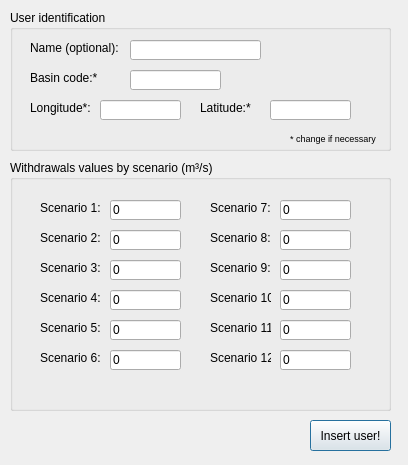
<?xml version="1.0" encoding="UTF-8"?>
<ui version="4.0">
 <class>Widget2</class>
 <widget class="QDialog" name="Widget2">
  <property name="geometry">
   <rect>
    <x>0</x>
    <y>0</y>
    <width>408</width>
    <height>465</height>
   </rect>
  </property>
  <property name="windowTitle">
   <string>Insert point withdrawal</string>
  </property>
  <widget class="QPushButton" name="psh_ins_wit">
   <property name="geometry">
    <rect>
     <x>310</x>
     <y>420</y>
     <width>81</width>
     <height>31</height>
    </rect>
   </property>
   <property name="text">
    <string>Insert user!</string>
   </property>
  </widget>
  <widget class="QGroupBox" name="groupBox">
   <property name="geometry">
    <rect>
     <x>10</x>
     <y>10</y>
     <width>381</width>
     <height>141</height>
    </rect>
   </property>
   <property name="title">
    <string>User identification</string>
   </property>
   <widget class="QLabel" name="label">
    <property name="geometry">
     <rect>
      <x>20</x>
      <y>30</y>
      <width>91</width>
      <height>16</height>
     </rect>
    </property>
    <property name="text">
     <string>Name (optional):</string>
    </property>
   </widget>
   <widget class="QLineEdit" name="lin_name">
    <property name="geometry">
     <rect>
      <x>120</x>
      <y>30</y>
      <width>131</width>
      <height>20</height>
     </rect>
    </property>
   </widget>
   <widget class="QLabel" name="label_2">
    <property name="geometry">
     <rect>
      <x>20</x>
      <y>60</y>
      <width>91</width>
      <height>16</height>
     </rect>
    </property>
    <property name="text">
     <string>Basin code:*</string>
    </property>
   </widget>
   <widget class="QLineEdit" name="lin_codbas">
    <property name="geometry">
     <rect>
      <x>120</x>
      <y>60</y>
      <width>91</width>
      <height>20</height>
     </rect>
    </property>
   </widget>
   <widget class="QLabel" name="label_3">
    <property name="geometry">
     <rect>
      <x>280</x>
      <y>120</y>
      <width>91</width>
      <height>16</height>
     </rect>
    </property>
    <property name="font">
     <font>
      <pointsize>7</pointsize>
     </font>
    </property>
    <property name="text">
     <string>* change if necessary</string>
    </property>
   </widget>
   <widget class="QLabel" name="label_10">
    <property name="geometry">
     <rect>
      <x>20</x>
      <y>90</y>
      <width>71</width>
      <height>16</height>
     </rect>
    </property>
    <property name="text">
     <string>Longitude*:</string>
    </property>
   </widget>
   <widget class="QLabel" name="label_11">
    <property name="geometry">
     <rect>
      <x>190</x>
      <y>90</y>
      <width>61</width>
      <height>16</height>
     </rect>
    </property>
    <property name="text">
     <string>Latitude:*</string>
    </property>
   </widget>
   <widget class="QLineEdit" name="lin_long">
    <property name="geometry">
     <rect>
      <x>90</x>
      <y>90</y>
      <width>81</width>
      <height>20</height>
     </rect>
    </property>
   </widget>
   <widget class="QLineEdit" name="lin_lat">
    <property name="geometry">
     <rect>
      <x>260</x>
      <y>90</y>
      <width>81</width>
      <height>20</height>
     </rect>
    </property>
   </widget>
  </widget>
  <widget class="QGroupBox" name="groupBox_2">
   <property name="geometry">
    <rect>
     <x>10</x>
     <y>160</y>
     <width>381</width>
     <height>251</height>
    </rect>
   </property>
   <property name="title">
    <string>Withdrawals values by scenario (m³/s)</string>
   </property>
   <widget class="QLabel" name="label_4">
    <property name="geometry">
     <rect>
      <x>30</x>
      <y>40</y>
      <width>61</width>
      <height>16</height>
     </rect>
    </property>
    <property name="text">
     <string>Scenario 1:</string>
    </property>
   </widget>
   <widget class="QLineEdit" name="lin_qwit_1">
    <property name="geometry">
     <rect>
      <x>100</x>
      <y>40</y>
      <width>71</width>
      <height>20</height>
     </rect>
    </property>
    <property name="text">
     <string>0</string>
    </property>
   </widget>
   <widget class="QLineEdit" name="lin_qwit_2">
    <property name="geometry">
     <rect>
      <x>100</x>
      <y>70</y>
      <width>71</width>
      <height>20</height>
     </rect>
    </property>
    <property name="text">
     <string>0</string>
    </property>
   </widget>
   <widget class="QLabel" name="label_5">
    <property name="geometry">
     <rect>
      <x>30</x>
      <y>70</y>
      <width>61</width>
      <height>16</height>
     </rect>
    </property>
    <property name="text">
     <string>Scenario 2:</string>
    </property>
   </widget>
   <widget class="QLineEdit" name="lin_qwit_3">
    <property name="geometry">
     <rect>
      <x>100</x>
      <y>100</y>
      <width>71</width>
      <height>20</height>
     </rect>
    </property>
    <property name="text">
     <string>0</string>
    </property>
   </widget>
   <widget class="QLabel" name="label_6">
    <property name="geometry">
     <rect>
      <x>30</x>
      <y>130</y>
      <width>61</width>
      <height>16</height>
     </rect>
    </property>
    <property name="text">
     <string>Scenario 4:</string>
    </property>
   </widget>
   <widget class="QLabel" name="label_7">
    <property name="geometry">
     <rect>
      <x>30</x>
      <y>100</y>
      <width>61</width>
      <height>16</height>
     </rect>
    </property>
    <property name="text">
     <string>Scenario 3:</string>
    </property>
   </widget>
   <widget class="QLineEdit" name="lin_qwit_4">
    <property name="geometry">
     <rect>
      <x>100</x>
      <y>130</y>
      <width>71</width>
      <height>20</height>
     </rect>
    </property>
    <property name="text">
     <string>0</string>
    </property>
   </widget>
   <widget class="QLineEdit" name="lin_qwit_5">
    <property name="geometry">
     <rect>
      <x>100</x>
      <y>160</y>
      <width>71</width>
      <height>20</height>
     </rect>
    </property>
    <property name="text">
     <string>0</string>
    </property>
   </widget>
   <widget class="QLabel" name="label_8">
    <property name="geometry">
     <rect>
      <x>30</x>
      <y>190</y>
      <width>61</width>
      <height>16</height>
     </rect>
    </property>
    <property name="text">
     <string>Scenario 6:</string>
    </property>
   </widget>
   <widget class="QLabel" name="label_9">
    <property name="geometry">
     <rect>
      <x>30</x>
      <y>160</y>
      <width>61</width>
      <height>16</height>
     </rect>
    </property>
    <property name="text">
     <string>Scenario 5:</string>
    </property>
   </widget>
   <widget class="QLineEdit" name="lin_qwit_6">
    <property name="geometry">
     <rect>
      <x>100</x>
      <y>190</y>
      <width>71</width>
      <height>20</height>
     </rect>
    </property>
    <property name="text">
     <string>0</string>
    </property>
   </widget>
   <widget class="QLineEdit" name="lin_qwit_11">
    <property name="geometry">
     <rect>
      <x>270</x>
      <y>160</y>
      <width>71</width>
      <height>20</height>
     </rect>
    </property>
    <property name="text">
     <string>0</string>
    </property>
   </widget>
   <widget class="QLineEdit" name="lin_qwit_12">
    <property name="geometry">
     <rect>
      <x>270</x>
      <y>190</y>
      <width>71</width>
      <height>20</height>
     </rect>
    </property>
    <property name="text">
     <string>0</string>
    </property>
   </widget>
   <widget class="QLabel" name="label_12">
    <property name="geometry">
     <rect>
      <x>200</x>
      <y>100</y>
      <width>61</width>
      <height>16</height>
     </rect>
    </property>
    <property name="text">
     <string>Scenario 9:</string>
    </property>
   </widget>
   <widget class="QLineEdit" name="lin_qwit_7">
    <property name="geometry">
     <rect>
      <x>270</x>
      <y>40</y>
      <width>71</width>
      <height>20</height>
     </rect>
    </property>
    <property name="text">
     <string>0</string>
    </property>
   </widget>
   <widget class="QLabel" name="label_13">
    <property name="geometry">
     <rect>
      <x>200</x>
      <y>70</y>
      <width>61</width>
      <height>16</height>
     </rect>
    </property>
    <property name="text">
     <string>Scenario 8:</string>
    </property>
   </widget>
   <widget class="QLabel" name="label_14">
    <property name="geometry">
     <rect>
      <x>200</x>
      <y>160</y>
      <width>61</width>
      <height>16</height>
     </rect>
    </property>
    <property name="text">
     <string>Scenario 11:</string>
    </property>
   </widget>
   <widget class="QLabel" name="label_15">
    <property name="geometry">
     <rect>
      <x>200</x>
      <y>40</y>
      <width>61</width>
      <height>16</height>
     </rect>
    </property>
    <property name="text">
     <string>Scenario 7:</string>
    </property>
   </widget>
   <widget class="QLineEdit" name="lin_qwit_10">
    <property name="geometry">
     <rect>
      <x>270</x>
      <y>130</y>
      <width>71</width>
      <height>20</height>
     </rect>
    </property>
    <property name="text">
     <string>0</string>
    </property>
   </widget>
   <widget class="QLineEdit" name="lin_qwit_8">
    <property name="geometry">
     <rect>
      <x>270</x>
      <y>70</y>
      <width>71</width>
      <height>20</height>
     </rect>
    </property>
    <property name="text">
     <string>0</string>
    </property>
   </widget>
   <widget class="QLineEdit" name="lin_qwit_9">
    <property name="geometry">
     <rect>
      <x>270</x>
      <y>100</y>
      <width>71</width>
      <height>20</height>
     </rect>
    </property>
    <property name="text">
     <string>0</string>
    </property>
   </widget>
   <widget class="QLabel" name="label_16">
    <property name="geometry">
     <rect>
      <x>200</x>
      <y>190</y>
      <width>61</width>
      <height>16</height>
     </rect>
    </property>
    <property name="text">
     <string>Scenario 12:</string>
    </property>
   </widget>
   <widget class="QLabel" name="label_17">
    <property name="geometry">
     <rect>
      <x>200</x>
      <y>130</y>
      <width>61</width>
      <height>16</height>
     </rect>
    </property>
    <property name="text">
     <string>Scenario 10:</string>
    </property>
   </widget>
  </widget>
 </widget>
 <resources/>
 <connections/>
</ui>
